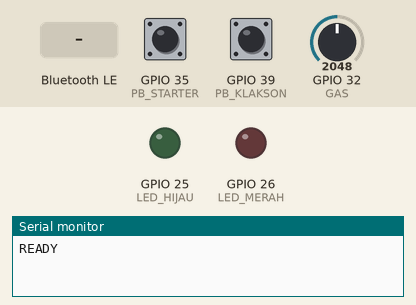
Recording of a sketch running on a simulated ESP32. On the bench: output pins drawn as LEDs (lit = HIGH), the last lines printed to the serial monitor. The test bench sets the inputs (shaded band); at power-on: GPIO 35 (PB_STARTER) HIGH, GPIO 32 (GAS) = 2048, GPIO 39 (PB_KLAKSON) HIGH (analog values on the 0–4095 scale). Random numbers use the default seed unless the sketch sets one; nothing arrives over Bluetooth unless stated; a phone connects over Bluetooth LE 3 s after start.

Above: at 1.2 s.
1.3 s: GPIO 35 (PB_STARTER) pulled LOW for 0.15 s
4.4 s: GPIO 32 (GAS) set to 1228
At 5.6 s:
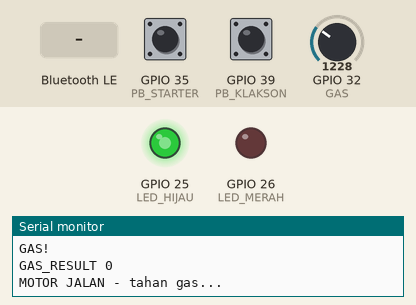
7.4 s: GPIO 39 (PB_KLAKSON) driven LOW
At 10.3 s:
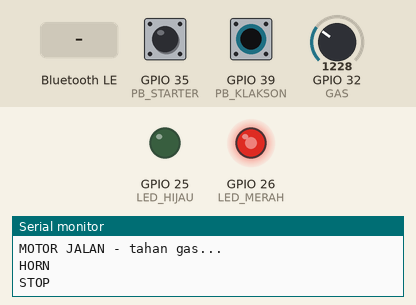
10.4 s: Bluetooth LE write "START" received
Timing chart, 0 to 12.9 s (numbered marks = the images above; inputs shaded):
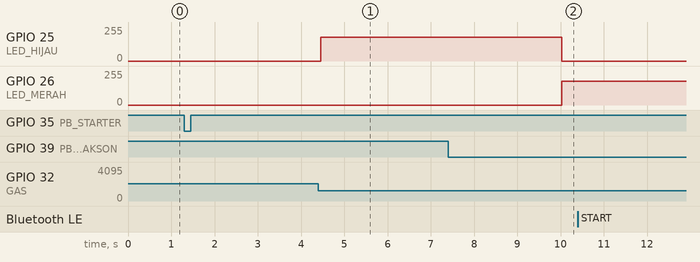

The sketch:

firmware.ino
```cpp
const int PB_STARTER = 35;
const int PB_REM     = 34;
const int PB_KLAKSON = 39;
const int GAS        = 32;
const int LED_HIJAU  = 25;
const int LED_MERAH  = 26;

#include <BLE2902.h>
#include <BLEDevice.h>
#include <BLEServer.h>
#include <BLEUtils.h>

// Gas diinjak jika nilai ADC <= 2000
const int AMBANG_GAS = 2000;

bool klaksonLama = HIGH;
int brightnessHijau = 180;
int brightnessMerah = 180;
unsigned long durasiStopMin = 3000;
unsigned long durasiStopMax = 6000;
bool remoteStartRequested = false;

static const char* SERVICE_UUID = "6e400001-b5a3-f393-e0a9-e50e24dcca9e";
static const char* CHARACTERISTIC_UUID = "6e400002-b5a3-f393-e0a9-e50e24dcca9e";
BLECharacteristic* bleCharacteristic = nullptr;

void kirimBLE(const String& pesan) {
  Serial.println(pesan);
  if (bleCharacteristic != nullptr) {
    bleCharacteristic->setValue(pesan.c_str());
    bleCharacteristic->notify();
  }
}

class CommandCallbacks : public BLECharacteristicCallbacks {
  void onWrite(BLECharacteristic* characteristic) override {
    String command = characteristic->getValue().c_str();
    int hijau;
    int merah;
    unsigned long minimum;
    unsigned long maksimum;
    if (sscanf(command.c_str(), "CFG g=%d r=%d min=%lu max=%lu", &hijau, &merah, &minimum, &maksimum) == 4) {
      brightnessHijau = constrain(hijau, 0, 255);
      brightnessMerah = constrain(merah, 0, 255);
      durasiStopMin = constrain(minimum, 1000UL, 60000UL);
      durasiStopMax = constrain(maksimum, durasiStopMin, 60000UL);
      kirimBLE("CONFIG OK");
    } else if (command == "START") {
      remoteStartRequested = true;
      kirimBLE("START OK");
    }
  }
};

void setupBLE() {
  BLEDevice::init("Reaction ESP32");
  BLEServer* server = BLEDevice::createServer();
  BLEService* service = server->createService(SERVICE_UUID);
  bleCharacteristic = service->createCharacteristic(
    CHARACTERISTIC_UUID,
    BLECharacteristic::PROPERTY_READ | BLECharacteristic::PROPERTY_WRITE | BLECharacteristic::PROPERTY_NOTIFY
  );
  bleCharacteristic->addDescriptor(new BLE2902());
  bleCharacteristic->setCallbacks(new CommandCallbacks());
  service->start();
  BLEAdvertising* advertising = BLEDevice::getAdvertising();
  advertising->addServiceUUID(SERVICE_UUID);
  advertising->start();
}

void cekKlakson() {
  bool klaksonBaru = digitalRead(PB_KLAKSON);

  if (klaksonLama == HIGH && klaksonBaru == LOW) {
    kirimBLE("HORN");
  }

  klaksonLama = klaksonBaru;
}

void setup() {
  Serial.begin(115200);
  pinMode(LED_HIJAU, OUTPUT);
  pinMode(LED_MERAH, OUTPUT);
  setupBLE();

  pinMode(PB_STARTER, INPUT);
  pinMode(PB_REM, INPUT);
  pinMode(PB_KLAKSON, INPUT);
  pinMode(GAS, INPUT);

  analogReadResolution(12);
  randomSeed(analogRead(GAS) ^ micros());

  kirimBLE("READY");
}

void loop() {
  cekKlakson();

  if (!remoteStartRequested && digitalRead(PB_STARTER) == HIGH) {
    return;
  }

  if (!remoteStartRequested) {
    delay(40);
  }

  if (!remoteStartRequested) {
    while (digitalRead(PB_STARTER) == LOW) {
      delay(1);
    }
  }
  remoteStartRequested = false;

  // Countdown 3, 2, 1
  for (int angka = 3; angka >= 1; angka--) {
    kirimBLE(String(angka));

    unsigned long awal = millis();

    while (millis() - awal < 1000) {
      cekKlakson();
      delay(1);
    }
  }

  // Mengukur reaksi gas
  analogWrite(LED_HIJAU, brightnessHijau);
  analogWrite(LED_MERAH, 0);
  kirimBLE("GAS!");

  unsigned long mulaiGas = millis();

  while (analogRead(GAS) > AMBANG_GAS) {
    cekKlakson();
    delay(1);
  }

  unsigned long reaksiGas = millis() - mulaiGas;

  kirimBLE("GAS_RESULT " + String(reaksiGas));

  // Motor berjalan selama 3–6 detik
  Serial.println("MOTOR JALAN - tahan gas...");

  unsigned long mulaiJalan = millis();
  unsigned long durasiJalan = random(durasiStopMin, durasiStopMax + 1);

  while (millis() - mulaiJalan < durasiJalan) {
    cekKlakson();
    delay(1);
  }

  // Mengukur reaksi rem
  analogWrite(LED_HIJAU, 0);
  analogWrite(LED_MERAH, brightnessMerah);
  kirimBLE("STOP");

  unsigned long mulaiRem = millis();

  while (
    analogRead(GAS) <= AMBANG_GAS ||
    digitalRead(PB_REM) == HIGH
  ) {
    cekKlakson();
    delay(1);
  }

  unsigned long reaksiRem = millis() - mulaiRem;

  unsigned long index = 100000UL / max(1UL, reaksiGas + reaksiRem);
  String hasil = "RESULT gas=" + String(reaksiGas) + " brake=" + String(reaksiRem) +
                 " index=" + String(index) + " timestamp=" + String(millis());
  analogWrite(LED_MERAH, 0);
  kirimBLE(hasil);
  delay(300);
}
```
